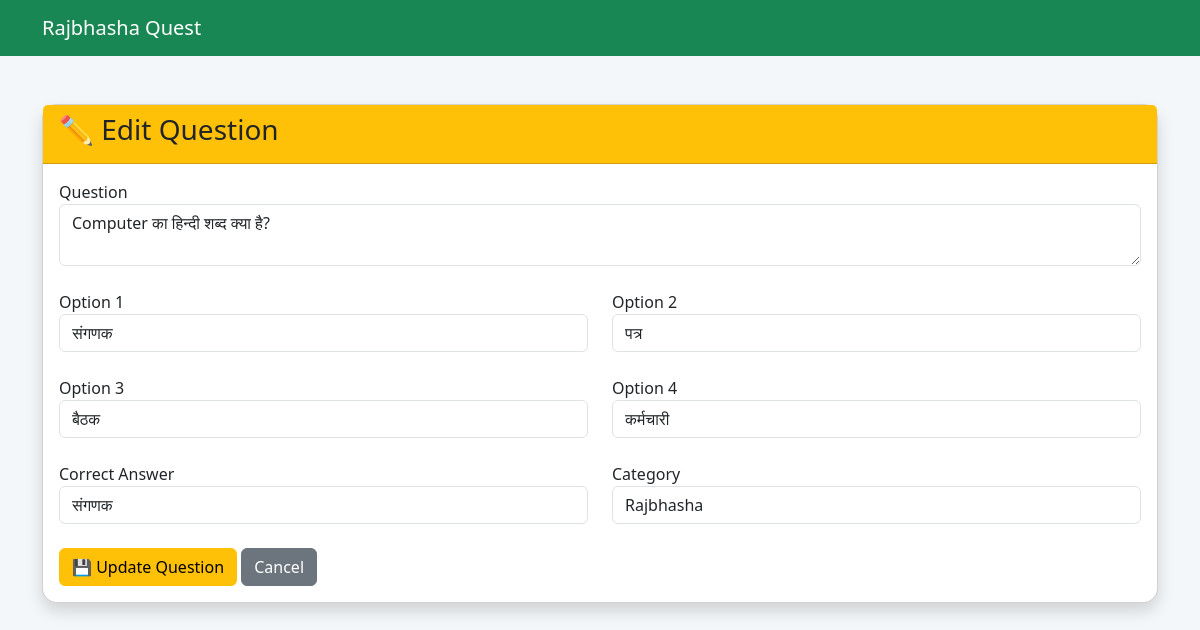
Screenshot of /edit_question/1 (signed in) with the database file from the repository.
### tables this page shows
CREATE TABLE questions(
        id INTEGER PRIMARY KEY AUTOINCREMENT,
        question TEXT,
        option1 TEXT,
        option2 TEXT,
        option3 TEXT,
        option4 TEXT,
        answer TEXT,
        category TEXT
    );

### app.py (the view, shortened to what this page needs)
@app.route("/edit_question/<int:id>", methods=["GET", "POST"])
def edit_question(id):
    if "admin" not in session:
        return redirect("/admin")
    conn = get_connection()
    question = conn.execute(
        "SELECT * FROM questions WHERE id=?",
        (id,)
    ).fetchone()
    conn.close()
    return render_template(
        "edit_question.html",
        question=question
    )

### app.py (called while the page is built)
def get_connection():
    conn = sqlite3.connect(DATABASE)
    conn.row_factory = sqlite3.Row
    return conn

### templates/edit_question.html
{% extends "base.html" %}
{% block content %}
<div class="container mt-5">
<div class="card shadow">
<div class="card-header bg-warning">
<h3>✏ Edit Question</h3>
</div>
<div class="card-body">
<form method="POST">
<label>Question</label>
<textarea
name="question"
class="form-control"
required>{{ question["question"] }}</textarea>
<br>
<div class="row">
<div class="col-md-6">
<label>Option 1</label>
<input
class="form-control"
name="option1"
value="{{ question['option1'] }}"
required>
</div>
<div class="col-md-6">
<label>Option 2</label>
<input
class="form-control"
name="option2"
value="{{ question['option2'] }}"
required>
</div>
</div>
<br>
<div class="row">
<div class="col-md-6">
<label>Option 3</label>
<input
class="form-control"
name="option3"
value="{{ question['option3'] }}"
required>
</div>
<div class="col-md-6">
<label>Option 4</label>
<input
class="form-control"
name="option4"
value="{{ question['option4'] }}"
required>
</div>
</div>
<br>
<div class="row">
<div class="col-md-6">
<label>Correct Answer</label>
<input
class="form-control"
name="answer"
value="{{ question['answer'] }}"
required>
</div>
<div class="col-md-6">
<label>Category</label>
<input
class="form-control"
name="category"
value="{{ question['category'] }}"
required>
</div>
</div>
<br>
<button class="btn btn-warning">
💾 Update Question
</button>
<a href="/questions" class="btn btn-secondary">
Cancel
</a>
</form>
</div>
</div>
</div>
{% endblock %}

### static/css/style.css (style rules this page uses)
body { background:#f4f7f9; }
.card { border-radius:15px; }

### rows the page displays
questions: question "Computer का हिन्दी शब्द क्या है?", option1 "संगणक", option2 "पत्र", option3 "बैठक", option4 "कर्मचारी", answer "संगणक", category "Rajbhasha"
